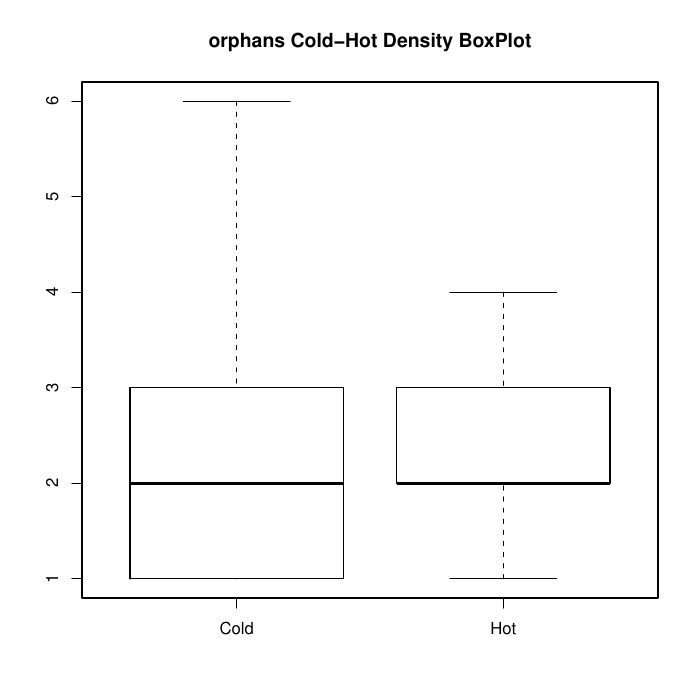

Recreate this plot in R.
orphanscold <- read.table("orphans_cold.dat",header=T)
orphanshot <- read.table("orphans_hot.dat",header=T)
pdf("coldhot_orphans.pdf")
boxplot(orphanscold$TOTAL,orphanshot$TOTAL,main="orphans Cold-Hot Density BoxPlot", outline=FALSE, names=c("Cold","Hot"))
ks.test(orphanscold$TOTAL,orphanshot$TOTAL)
